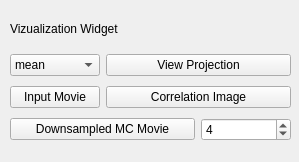
<?xml version="1.0" encoding="UTF-8"?>
<ui version="4.0">
 <class>VizualizationWidget</class>
 <widget class="QWidget" name="VizualizationWidget">
  <property name="geometry">
   <rect>
    <x>0</x>
    <y>0</y>
    <width>299</width>
    <height>162</height>
   </rect>
  </property>
  <property name="windowTitle">
   <string>Form</string>
  </property>
  <widget class="QLabel" name="label">
   <property name="geometry">
    <rect>
     <x>10</x>
     <y>20</y>
     <width>151</width>
     <height>17</height>
    </rect>
   </property>
   <property name="text">
    <string>Vizualization Widget</string>
   </property>
  </widget>
  <widget class="QWidget" name="layoutWidget">
   <property name="geometry">
    <rect>
     <x>10</x>
     <y>50</y>
     <width>281</width>
     <height>96</height>
    </rect>
   </property>
   <layout class="QGridLayout" name="gridLayout">
    <item row="2" column="0" colspan="2">
     <widget class="QPushButton" name="pushButtonViewDownsampleMCMovie">
      <property name="text">
       <string>Downsampled MC Movie</string>
      </property>
     </widget>
    </item>
    <item row="1" column="0">
     <widget class="QPushButton" name="pushButtonInputMovie">
      <property name="text">
       <string>Input Movie</string>
      </property>
     </widget>
    </item>
    <item row="0" column="1" colspan="2">
     <widget class="QPushButton" name="pushButtonViewProjection">
      <property name="text">
       <string>View Projection</string>
      </property>
     </widget>
    </item>
    <item row="1" column="1" colspan="2">
     <widget class="QPushButton" name="pushButtonCnImage">
      <property name="text">
       <string>Correlation Image</string>
      </property>
     </widget>
    </item>
    <item row="2" column="2">
     <widget class="QSpinBox" name="spinBoxDownsampleWindow">
      <property name="maximum">
       <number>200</number>
      </property>
      <property name="singleStep">
       <number>1</number>
      </property>
      <property name="value">
       <number>4</number>
      </property>
      <property name="displayIntegerBase">
       <number>10</number>
      </property>
     </widget>
    </item>
    <item row="0" column="0">
     <widget class="QComboBox" name="comboBoxProjection">
      <item>
       <property name="text">
        <string>mean</string>
       </property>
      </item>
      <item>
       <property name="text">
        <string>std</string>
       </property>
      </item>
      <item>
       <property name="text">
        <string>max</string>
       </property>
      </item>
     </widget>
    </item>
   </layout>
  </widget>
 </widget>
 <tabstops>
  <tabstop>comboBoxProjection</tabstop>
  <tabstop>pushButtonViewProjection</tabstop>
  <tabstop>pushButtonInputMovie</tabstop>
  <tabstop>pushButtonCnImage</tabstop>
  <tabstop>pushButtonViewDownsampleMCMovie</tabstop>
  <tabstop>spinBoxDownsampleWindow</tabstop>
 </tabstops>
 <resources/>
 <connections/>
</ui>
